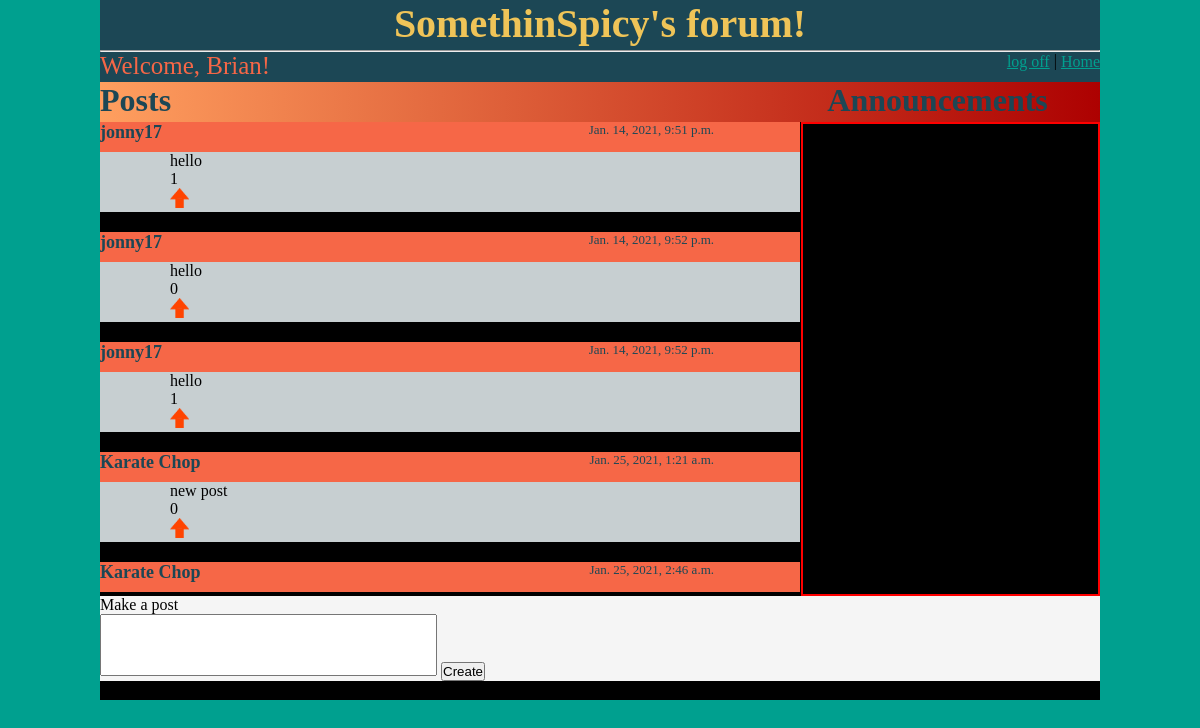
/forum (signed in), run on the app's committed database.
### spicyapp/models.py (models this page shows)
class User(models.Model):
    first_name = models.CharField(max_length=30)
    last_name = models.CharField(max_length=30)
    user_name = models.CharField(max_length = 255)
    email = models.EmailField(max_length=50)
    password = models.CharField(max_length=30)
    created_at = models.DateTimeField(auto_now_add=True)
    updated_at = models.DateTimeField(auto_now=True)
    objects = UserManager()

class Comment(models.Model):
    description = models.CharField(max_length=255)
    user = models.ForeignKey(User, related_name='comment_by', on_delete=models.CASCADE)
    likes = models.ManyToManyField(User, related_name='comment_like')
    created_at = models.DateTimeField(auto_now_add=True)
    updated_at = models.DateTimeField(auto_now=True)

### spicyapp/views.py (the view)
# urls.py: path('forum', views.forum),
def forum(request):
    context = {
        'user': User.objects.get(id=request.session['uuid']),
        'comments' : Comment.objects.all(),
    }
    return render(request, 'forum.html', context)

### spicyapp/templates/forum.html (shortened to what this page needs)
<!DOCTYPE html>
<html lang="en">
<head>
    {% load staticfiles %}
    <link rel="stylesheet" href="{% static 'css/forum.css' %}">
</head>
<body>
    <div class="container">
        <header><h1>SomethinSpicy's forum!</h1></header>
        <hr></hr>
        <p class="head">Welcome, {{ user.first_name }}!</p>
    <p class="nav">
        <a href="/logout">log off</a> |
        <a href="/main">Home</a>
    </p>
    <h1 class="f-head">Posts Announcements</h1>
    <div class="forum">
        {% for comment in comments%}
        <div class="comments">
            <div class="c-header">
                <h3 class="name">{{comment.user.user_name}}</h3>
                <p>{{comment.created_at}}</p>
            </div>
            <p>{{ comment.description }}</p>
            <p>{{comment.likes.all | length}}</p>
            {% if user not in comment.likes.all%}
            <p><a href="/forumlike/{{comment.id}}/{{user.id}}"><img src="{% static 'img/upvote.png' %}" height="20px" alt="upvote"></a></p>
            {% else %}
            <p><a href="/forumunlike/{{comment.id}}/{{user.id}}"><img src="{% static 'img/downvote.png' %}" height="20px" alt="upvote"></a></p>
            {% endif %}
        </div>
        {% endfor %}
    </div>
    <div class="announcements">
    </div>
    <form action="/comment/{{user.id}}" method="post">
        <p>Make a post</p>
        <textarea type='text' name = 'description' cols="40" rows="4"></textarea>
        <button type = 'submit'>Create</button>
    </form>
</div>
</body>
</html>

### spicyapp/static/css/forum.css (style rules this page uses)
* { margin: 0px; padding: 0px; }
body { margin: 0px auto; height: 700px; width: 1000px; background-color: #00A08f; }
.container { height: 700px; width: 1000px; background-color: black; }
header { text-align: center; height: 50px; background-color: #1c4755; color:#efc458; }
header h1 { font-size: 40px; }
.head { background-color: #1c4755; width: 802px; height: 30px; color:#f66747; font-size: 25px; float: left; }
.nav { height: 30px; width: 198px; text-align:end; vertical-align: top; background-color: #1c4755; float: left; }
.nav a { color: #00A08f; vertical-align:middle; }
form { background-color: whitesmoke; }
form textarea { resize: none; overflow: auto; }
.forum { display: inline-block; height: 470px; width: 700px; overflow: auto; background-color: black; }
.f-head { height: 70px; width: 1000px; background-image: linear-gradient(90deg,#ff9f5f ,#AD0101); vertical-align: bottom; color: #1c4755; word-spacing: 650px; }
.comments { width: 700px; margin-bottom: 20px; background-color: black; }
.c-header { height: 30px; width: 700px; vertical-align: bottom; background-color:#f66747; color: #1c4755; }
.name { display: inline-block; font-size: large; width: 400px; }
.comments p { background-color: #c7cfd1; padding-left: 10%; word-wrap: break-word; }
.c-header p { display: inline-block; text-align: right; vertical-align: top; width: 140px; font-size: small; background-color:#f66747; text-align: right; }
.announcements { float: right; height: 470px; width:295px; vertical-align: top; border: 2px red solid; }

### data on the page
User: first_name "Brian"
Comment: user.user_name "jonny17", created_at "Jan. 14, 2021, 9:51 p.m.", description "hello", likes.all|length "1"
Comment: user.user_name "jonny17", created_at "Jan. 14, 2021, 9:52 p.m.", description "hello", likes.all|length "0"
Comment: user.user_name "jonny17", created_at "Jan. 14, 2021, 9:52 p.m.", description "hello", likes.all|length "1"
Comment: user.user_name "Karate Chop", created_at "Jan. 25, 2021, 1:21 a.m.", description "new post", likes.all|length "0"
Comment: user.user_name "Karate Chop", created_at "Jan. 25, 2021, 2:46 a.m."
